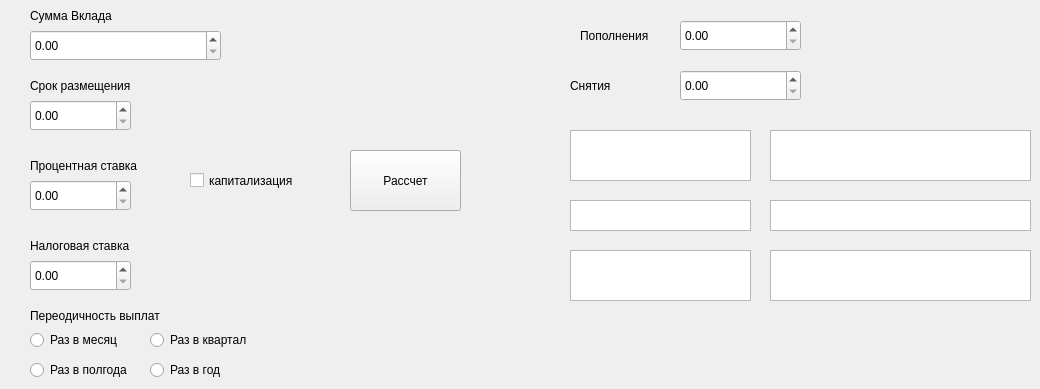
    <widget class="QWidget" name="depozit_calc">
     <attribute name="title">
      <string>Депозитный</string>
     </attribute>
     <widget class="QLabel" name="label_3">
      <property name="geometry">
       <rect>
        <x>30</x>
        <y>0</y>
        <width>101</width>
        <height>31</height>
       </rect>
      </property>
      <property name="text">
       <string>Сумма Вклада</string>
      </property>
     </widget>
     <widget class="QLabel" name="label_4">
      <property name="geometry">
       <rect>
        <x>30</x>
        <y>70</y>
        <width>121</width>
        <height>31</height>
       </rect>
      </property>
      <property name="text">
       <string>Срок размещения</string>
      </property>
     </widget>
     <widget class="QLabel" name="label_5">
      <property name="geometry">
       <rect>
        <x>30</x>
        <y>150</y>
        <width>121</width>
        <height>31</height>
       </rect>
      </property>
      <property name="text">
       <string>Процентная ставка</string>
      </property>
     </widget>
     <widget class="QLabel" name="label_6">
      <property name="geometry">
       <rect>
        <x>30</x>
        <y>230</y>
        <width>121</width>
        <height>31</height>
       </rect>
      </property>
      <property name="text">
       <string>Налоговая ставка</string>
      </property>
     </widget>
     <widget class="QDoubleSpinBox" name="doubleSpinBox_summa">
      <property name="geometry">
       <rect>
        <x>30</x>
        <y>30</y>
        <width>191</width>
        <height>31</height>
       </rect>
      </property>
      <property name="maximum">
       <double>900000000.000000000000000</double>
      </property>
     </widget>
     <widget class="QDoubleSpinBox" name="doubleSpinBox_duration">
      <property name="geometry">
       <rect>
        <x>30</x>
        <y>100</y>
        <width>101</width>
        <height>31</height>
       </rect>
      </property>
     </widget>
     <widget class="QDoubleSpinBox" name="doubleSpinBox_perc">
      <property name="geometry">
       <rect>
        <x>30</x>
        <y>180</y>
        <width>101</width>
        <height>31</height>
       </rect>
      </property>
     </widget>
     <widget class="QDoubleSpinBox" name="doubleSpinBox_taxrate">
      <property name="geometry">
       <rect>
        <x>30</x>
        <y>260</y>
        <width>101</width>
        <height>31</height>
       </rect>
      </property>
     </widget>
     <widget class="QLabel" name="label_7">
      <property name="geometry">
       <rect>
        <x>30</x>
        <y>300</y>
        <width>151</width>
        <height>31</height>
       </rect>
      </property>
      <property name="text">
       <string>Переодичность выплат</string>
      </property>
     </widget>
     <widget class="QLabel" name="label_8">
      <property name="geometry">
       <rect>
        <x>580</x>
        <y>20</y>
        <width>151</width>
        <height>31</height>
       </rect>
      </property>
      <property name="text">
       <string>Пополнения</string>
      </property>
     </widget>
     <widget class="QLabel" name="label_9">
      <property name="geometry">
       <rect>
        <x>570</x>
        <y>70</y>
        <width>151</width>
        <height>31</height>
       </rect>
      </property>
      <property name="text">
       <string>Снятия</string>
      </property>
     </widget>
     <widget class="QDoubleSpinBox" name="doubleSpinBox_addMoney">
      <property name="geometry">
       <rect>
        <x>680</x>
        <y>20</y>
        <width>121</width>
        <height>31</height>
       </rect>
      </property>
      <property name="maximum">
       <double>9000000.000000000000000</double>
      </property>
     </widget>
     <widget class="QDoubleSpinBox" name="doubleSpinBox_takeMoney">
      <property name="geometry">
       <rect>
        <x>680</x>
        <y>70</y>
        <width>121</width>
        <height>31</height>
       </rect>
      </property>
      <property name="maximum">
       <double>90000000.000000000000000</double>
      </property>
     </widget>
     <widget class="QTextEdit" name="textEdit">
      <property name="geometry">
       <rect>
        <x>570</x>
        <y>130</y>
        <width>181</width>
        <height>51</height>
       </rect>
      </property>
     </widget>
     <widget class="QTextEdit" name="textEdit_4">
      <property name="geometry">
       <rect>
        <x>770</x>
        <y>200</y>
        <width>261</width>
        <height>31</height>
       </rect>
      </property>
     </widget>
     <widget class="QPushButton" name="pushButton_dep_count">
      <property name="geometry">
       <rect>
        <x>350</x>
        <y>150</y>
        <width>111</width>
        <height>61</height>
       </rect>
      </property>
      <property name="styleSheet">
       <string notr="true">QPushButton {
	
	font: 700 20pt &quot;Times&quot;;
}</string>
      </property>
      <property name="text">
       <string>Рассчет</string>
      </property>
     </widget>
     <widget class="QTextEdit" name="textEdit_3">
      <property name="geometry">
       <rect>
        <x>570</x>
        <y>200</y>
        <width>181</width>
        <height>31</height>
       </rect>
      </property>
     </widget>
     <widget class="QTextEdit" name="textEdit_5">
      <property name="geometry">
       <rect>
        <x>570</x>
        <y>250</y>
        <width>181</width>
        <height>51</height>
       </rect>
      </property>
     </widget>
     <widget class="QTextEdit" name="textEdit_7">
      <property name="geometry">
       <rect>
        <x>770</x>
        <y>250</y>
        <width>261</width>
        <height>51</height>
       </rect>
      </property>
     </widget>
     <widget class="QRadioButton" name="radioButton_month">
      <property name="geometry">
       <rect>
        <x>30</x>
        <y>330</y>
        <width>99</width>
        <height>20</height>
       </rect>
      </property>
      <property name="text">
       <string>Раз в месяц</string>
      </property>
     </widget>
     <widget class="QRadioButton" name="radioButton_qurtal">
      <property name="geometry">
       <rect>
        <x>150</x>
        <y>330</y>
        <width>111</width>
        <height>20</height>
       </rect>
      </property>
      <property name="text">
       <string>Раз в квартал</string>
      </property>
     </widget>
     <widget class="QRadioButton" name="radioButton_halfyear">
      <property name="geometry">
       <rect>
        <x>30</x>
        <y>360</y>
        <width>111</width>
        <height>20</height>
       </rect>
      </property>
      <property name="text">
       <string>Раз в полгода</string>
      </property>
     </widget>
     <widget class="QRadioButton" name="radioButton_year">
      <property name="geometry">
       <rect>
        <x>150</x>
        <y>360</y>
        <width>99</width>
        <height>20</height>
       </rect>
      </property>
      <property name="text">
       <string>Раз в год</string>
      </property>
     </widget>
     <widget class="QCheckBox" name="checkBox">
      <property name="geometry">
       <rect>
        <x>190</x>
        <y>170</y>
        <width>121</width>
        <height>21</height>
       </rect>
      </property>
      <property name="text">
       <string>капитализация</string>
      </property>
      <property name="checked">
       <bool>false</bool>
      </property>
     </widget>
     <widget class="QTextEdit" name="textEdit_2">
      <property name="geometry">
       <rect>
        <x>770</x>
        <y>130</y>
        <width>261</width>
        <height>51</height>
       </rect>
      </property>
     </widget>
    </widget>
